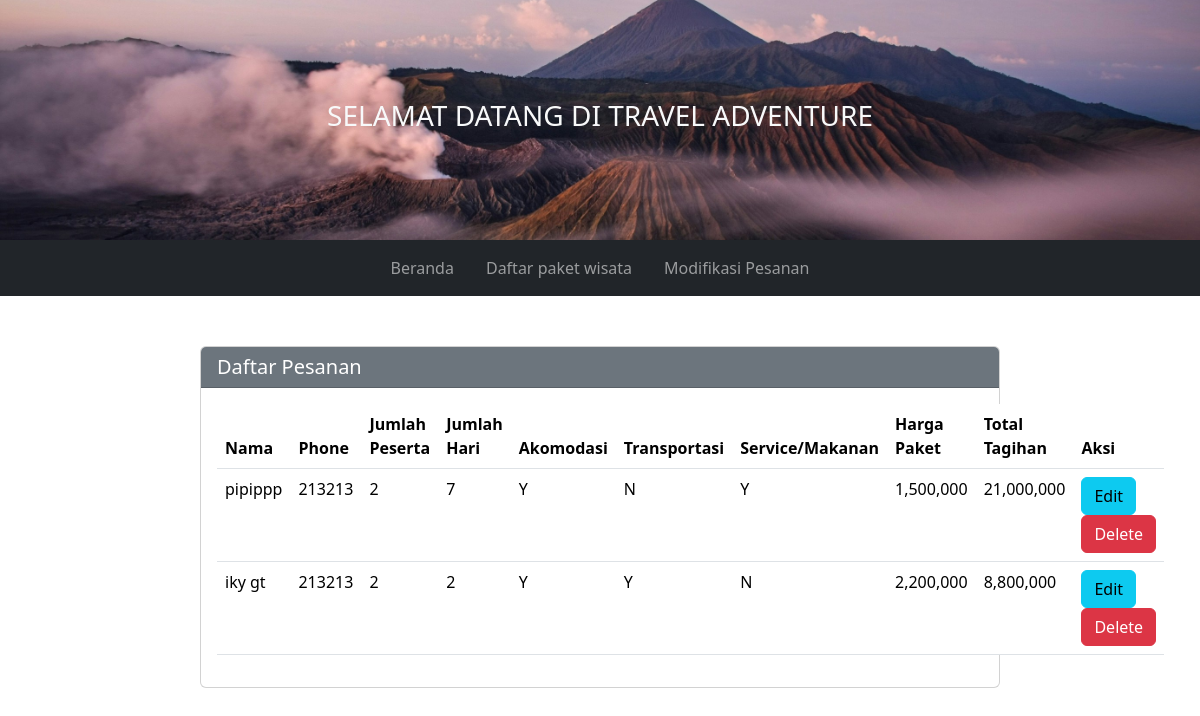
/modifikasi_pemesanan.php, run on the app's committed database.
### tables this page shows
CREATE TABLE `tabel_pemesanan` (
  `id` int(11) NOT NULL,
  `nama_pemesan` varchar(255) NOT NULL,
  `no_hp` varchar(15) NOT NULL,
  `jumlah_peserta` int(11) NOT NULL,
  `jumlah_hari` int(11) NOT NULL,
  `akomodasi` tinyint(1) NOT NULL DEFAULT 0,
  `transportasi` tinyint(1) NOT NULL DEFAULT 0,
  `service_makanan` tinyint(1) NOT NULL DEFAULT 0,
  `harga_paket` decimal(15,2) NOT NULL,
  `total_tagihan` decimal(15,2) NOT NULL
);

### modifikasi_pemesanan.php (the view, shortened to what this page needs)
<?php include 'includes/header.php'; ?>
<?php include 'koneksi.php'; ?>
<!DOCTYPE html>
<html lang="en">
<head>
</head>
<body>
    <div class="card">
        <h5 class="card-header text-white bg-secondary">Daftar Pesanan</h5>
        <div class="card-body">
            <table class="table">
                <thead>
                    <tr>
                        <th>Nama</th>
                        <th>Phone</th>
                        <th>Jumlah Peserta</th>
                        <th>Jumlah Hari</th>
                        <th>Akomodasi</th>
                        <th>Transportasi</th>
                        <th>Service/Makanan</th>
                        <th>Harga Paket</th>
                        <th>Total Tagihan</th>
                        <th>Aksi</th>
                    </tr>
                </thead>
                <tbody>
                    <?php
                    $sql = "SELECT * FROM tabel_pemesanan";
                    $result = $conn->query($sql);
                    if ($result->num_rows > 0) {
                        while ($row = $result->fetch_assoc()) {
                            echo "<tr>";
                            echo "<td>" . $row['nama_pemesan'] . "</td>";
                            echo "<td>" . $row['no_hp'] . "</td>";
                            echo "<td>" . $row['jumlah_peserta'] . "</td>";
                            echo "<td>" . $row['jumlah_hari'] . "</td>";
                            echo "<td>" . ($row['akomodasi'] == 1 ? 'Y' : 'N') . "</td>";
                            echo "<td>" . ($row['transportasi'] == 1 ? 'Y' : 'N') . "</td>";
                            echo "<td>" . ($row['service_makanan'] == 1 ? 'Y' : 'N') . "</td>";
                            echo "<td>" . number_format($row['harga_paket']) . "</td>";
                            echo "<td>" . number_format($row['total_tagihan']) . "</td>";
                            echo "<td>
                                <a href='edit.php?id=" . $row['id'] . "' class='btn btn-info'>Edit</a>
                                <a href='delete.php?id=" . $row['id'] . "' class='btn btn-danger'>Delete</a>
                              </td>";
                            echo "</tr>";
                        }
                    } else {
                        echo "<tr><td colspan='10'>Tidak ada data</td></tr>";
                    }
                    ?>
                </tbody>
            </table>
        </div>
    </div>
</body>
</html>

### includes/header.php (shortened to what this page needs)
<!DOCTYPE html>
<html lang="en">
<head>
    <link href="https://cdn.jsdelivr.net/npm/bootstrap@5.3.3/dist/css/bootstrap.min.css" rel="stylesheet">
</head>
<body>
    <div>
        <div class="full-screen">
            <h3 class="text-light">SELAMAT DATANG DI TRAVEL ADVENTURE</h3>
        </div>
        <nav class="navbar navbar-expand-lg navbar-dark bg-dark">
            <div class="collapse navbar-collapse" id="navbarNav">
                <ul class="navbar-nav mx-auto">
                    <li class="nav-item active">
                        <a class="nav-link" href="index.php">Beranda <span class="visually-hidden">(current)</span></a>
                    </li>
                    <li class="nav-item">
                        <a class="nav-link" href="pemesanan_wisata.php">Daftar paket wisata</a>
                    </li>
                    <li class="nav-item">
                        <a class="nav-link" href="modifikasi_pemesanan.php">Modifikasi Pesanan</a>
                    </li>
                </ul>
            </div>
        </nav>
</body>
</html>

### includes/header.php (style rules this page uses)
.full-screen { background-image: url("./assets/background-img.jpg"); background-size: cover; background-position: center; height: 30vh; display: flex; align-items: center; justify-content: center; }
.navbar-nav .nav-item+.nav-item { margin-left: 1rem; }

### modifikasi_pemesanan.php (style rules this page uses)
.card { margin: 50px 200px; }

### data on the page
tabel_pemesanan: nama_pemesan "pipippp", no_hp "213213", jumlah_peserta "2", jumlah_hari "7", akomodasi "Y", transportasi "N", service_makanan "Y", harga_paket "1,500,000", total_tagihan "21,000,000"
tabel_pemesanan: nama_pemesan "iky gt", no_hp "213213", jumlah_peserta "2", jumlah_hari "2", akomodasi "Y", transportasi "Y", service_makanan "N", harga_paket "2,200,000", total_tagihan "8,800,000"
